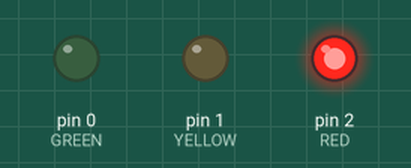
Recording of a sketch running on a simulated Arduino Uno, built with avr-gcc and run on an emulated ATmega328P. Parts: output pins drawn as LEDs (lit = HIGH).

Above: at 4.0 s.
At 7.1 s:
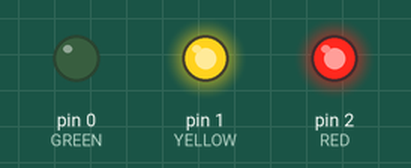
At 10.3 s:
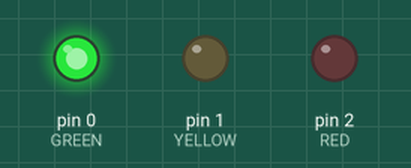
At 13.1 s:
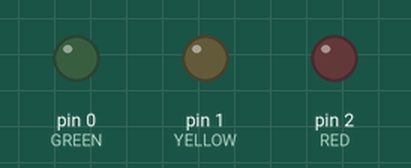
At 16.5 s:
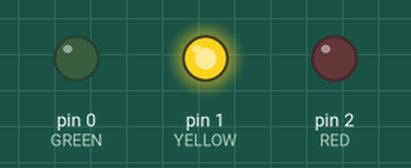
Timing chart, 0 to 19.6 s (numbered marks = the images above):
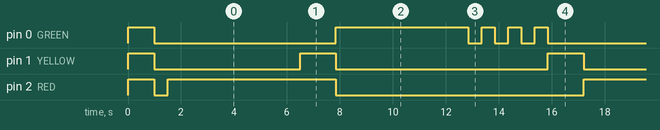

Measured:
- by itself, pin 0 (GREEN): repeats every 15.7 s: HIGH 5.0 s, 3 × (LOW 0.50 s, HIGH 0.50 s), LOW 7.7 s
- by itself, pin 1 (YELLOW): repeats every 15.7 s: HIGH 1.4 s, LOW 8.0 s, HIGH 1.4 s, LOW 5.0 s
- by itself, pin 2 (RED): repeats every 15.7 s: HIGH 6.4 s, LOW 9.4 s

The sketch:

traffic_light.ino
```cpp
// Anton Sorokin 8A

#define GREEN 0
#define YELLOW 1
#define RED 2

void setup() {
  pinMode(RED, OUTPUT);
  pinMode(YELLOW, OUTPUT);
  pinMode(GREEN, OUTPUT);

  digitalWrite(RED, HIGH);
  digitalWrite(YELLOW, HIGH);
  digitalWrite(GREEN, HIGH);
  delay(1000);
  digitalWrite(RED, LOW);
  digitalWrite(YELLOW, LOW);
  digitalWrite(GREEN, LOW);
  delay(500);

}

void loop() {
  digitalWrite(RED, HIGH);
  delay(5000);
  digitalWrite(YELLOW, HIGH);
  delay(1350);

  digitalWrite(RED, LOW);
  digitalWrite(YELLOW, LOW);

  digitalWrite(GREEN, HIGH);
  delay(5000);

  digitalWrite(GREEN, LOW);
  delay(500);

  digitalWrite(GREEN, HIGH);
  delay(500);

  digitalWrite(GREEN, LOW);
  delay(500);

  digitalWrite(GREEN, HIGH);
  delay(500);

  digitalWrite(GREEN, LOW);
  delay(500);

  digitalWrite(GREEN, HIGH);
  delay(500);

  digitalWrite(GREEN, LOW);

  digitalWrite(YELLOW, HIGH);
  delay(1350);
  digitalWrite(YELLOW, LOW);

}
```
